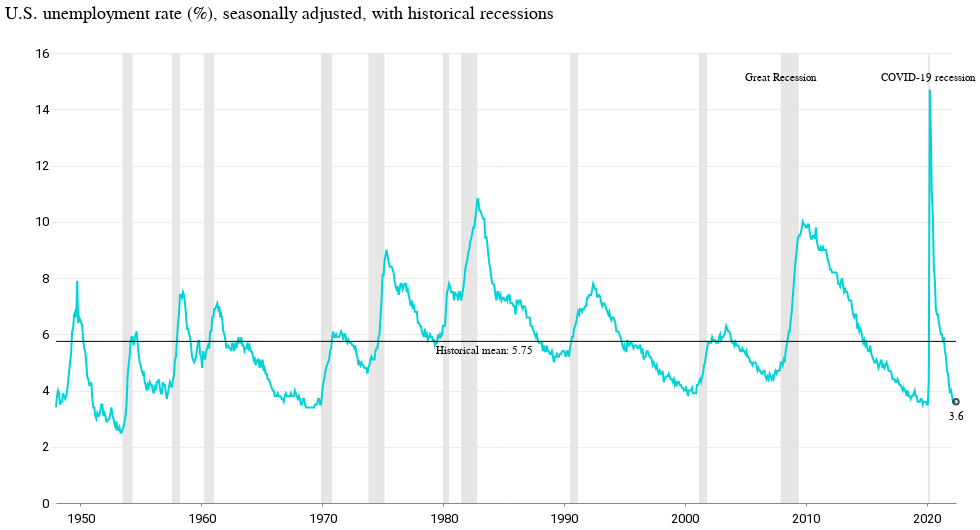

The notebook cell saved with this chart:
### Markdown cell above
## Chart

### Code cell
line = (
    alt.Chart(unemploy_rate_all)
    .mark_line(size=2)
    .encode(
        x=alt.X("date:T", axis=alt.Axis(tickCount=7), title=""),
        y=alt.Y("value:Q", axis=alt.Axis(tickCount=7), title=" "),
    )
)

rule = alt.Chart(unemploy_rate_all).mark_rule(color="black").encode(y="mean(value):Q")

text = rule.mark_text(align="left", baseline="middle", dy=10, dx=-70).encode(
    text="text"
)

rect = (
    alt.Chart(wiki_slim[4:])
    .mark_rect(color="#e6e6e6")
    .encode(
        x="start:T",
        x2="end:T",
    )
)

rect_label = (
    alt.Chart(wiki_slim_labels)
    .mark_text(dy=-200, color="black")
    .encode(
        x=alt.X("start"),
        text=alt.Text("name"),
    )
)

label = (
    alt.Chart(unemploy_rate_all.query("date == date.max()"))
    .mark_text(dy=15, color="black")
    .encode(
        x=alt.X("date", title="", axis=alt.Axis(tickCount=7, format="%Y")),
        y=alt.Y("value", axis=alt.Axis(tickCount=6), title=" "),
        text=alt.Text("value:Q"),
    )
)

points = (
    alt.Chart(unemploy_rate_all.query("date == date.max()"))
    .mark_point(color="black")
    .encode(
        x=alt.X("date", title="", axis=alt.Axis(tickCount=7, format="%Y")),
        y=alt.Y("value"),
    )
)

(rect + line + rule + text + label + points + rect_label).properties(
    width=900,
    title="U.S. unemployment rate (%), seasonally adjusted, with historical recessions",
)

### Figure 1 — Vega-Lite specification as saved in the notebook (floating-point values rounded to 4 significant figures; data arrays with more than 128 entries replaced by an {"elided": "..."} marker saying what was removed)
{"config": {"view": {"width": 800, "height": 450, "strokeOpacity": 0}, "background": "#ffffff", "title": {"anchor": "start", "font": "Summit Sans", "fontColor": "palette[\"black\"]", "fontSize": 18, "fontWeight": "normal"}, "arc": {"fill": "#00d4d8"}, "area": {"fill": "#00d4d8"}, "line": {"stroke": "#00d4d8", "strokeWidth": 3}, "path": {"stroke": "#00d4d8"}, "rect": {"fill": "#00d4d8"}, "shape": {"stroke": "#00d4d8"}, "bar": {"fill": "#00d4d8"}, "point": {"stroke": "#00d4d8"}, "symbol": {"fill": "#00d4d8", "size": 30}, "axis": {"titleFont": "Roboto", "titleFontSize": 15, "titleFontWeight": "normal", "labelFont": "Roboto, sans", "labelFontSize": 13, "labelFontWeight": "normal"}, "axisX": {"labelAngle": 0, "labelPadding": 6, "tickSize": 3, "grid": false}, "axisY": {"labelBaseline": "middle", "maxExtent": 45, "minExtent": 45, "titleAlign": "left", "titleAngle": 0, "titleX": -45, "titleY": -11, "domainOpacity": 0, "gridWidth": 0.6, "gridColor": "#dddddd", "offset": 6, "tickSize": 0, "titleColor": "#767676"}, "legend": {"titleFont": "Roboto", "titleFontSize": 15, "titleFontWeight": "normal", "symbolType": "square", "labelFont": "Roboto, sans", "labelFontSize": 13}, "range": {"category": ["#005f66", "#e37e2d", "#d64a3b", "#76b0ef", "#c1bc40"], "diverging": ["#e68a4f", "#f4bb6a", "#f9e39c", "#dadfe2", "#a6b7c6", "#849eae"], "heatmap": ["#7ff6f6", "#00eeef", "#00d4d8", "#00abb2", "#00848b", "#fbf2c7", "#00363d"], "ordinal": ["#7ff6f6", "#00eeef", "#00d4d8", "#00abb2", "#00848b", "#fbf2c7", "#00363d"], "ramp": ["#7ff6f6", "#00eeef", "#00d4d8", "#00abb2", "#00848b", "#fbf2c7", "#00363d"]}}, "layer": [{"data": {"name": "data-e4b0c1240c00e2826775938a10649a23"}, "mark": {"type": "rect", "color": "#e6e6e6"}, "encoding": {"x": {"field": "start", "type": "temporal"}, "x2": {"field": "end"}}}, {"data": {"name": "data-0ebe29cdb7d62ae16729f9676ba0e14b"}, "mark": {"type": "line", "size": 2}, "encoding": {"x": {"axis": {"tickCount": 7}, "field": "date", "title": "", "type": "temporal"}, "y": {"axis": {"tickCount": 7}, "field": "value", "title": " ", "type": "quantitative"}}}, {"data": {"name": "data-0ebe29cdb7d62ae16729f9676ba0e14b"}, "mark": {"type": "rule", "color": "black"}, "encoding": {"y": {"aggregate": "mean", "field": "value", "type": "quantitative"}}}, {"data": {"name": "data-0ebe29cdb7d62ae16729f9676ba0e14b"}, "mark": {"type": "text", "align": "left", "baseline": "middle", "dx": -70, "dy": 10}, "encoding": {"text": {"field": "text", "type": "nominal"}, "y": {"aggregate": "mean", "field": "value", "type": "quantitative"}}}, {"data": {"name": "data-c2d8d6729764dbb4949ac73cc83f3345"}, "mark": {"type": "text", "color": "black", "dy": 15}, "encoding": {"text": {"field": "value", "type": "quantitative"}, "x": {"axis": {"format": "%Y", "tickCount": 7}, "field": "date", "title": "", "type": "temporal"}, "y": {"axis": {"tickCount": 6}, "field": "value", "title": " ", "type": "quantitative"}}}, {"data": {"name": "data-c2d8d6729764dbb4949ac73cc83f3345"}, "mark": {"type": "point", "color": "black"}, "encoding": {"x": {"axis": {"format": "%Y", "tickCount": 7}, "field": "date", "title": "", "type": "temporal"}, "y": {"field": "value", "type": "quantitative"}}}, {"data": {"name": "data-6e9aa447b20970b045af13bd56498bf4"}, "mark": {"type": "text", "color": "black", "dy": -200}, "encoding": {"text": {"field": "name", "type": "nominal"}, "x": {"field": "start", "type": "temporal"}}}], "title": "U.S. unemployment rate (%), seasonally adjusted, with historical recessions", "width": 900, "$schema": "https://vega.github.io/schema/vega-lite/v4.17.0.json", "datasets": {"data-e4b0c1240c00e2826775938a10649a23": [{"name": "Recession of 1953", "gdp_decline": -2.6, "start": "1953-07-01T00:00:00", "end": "1954-05-01T00:00:00", "start_year": 1953, "type": "Recessions", "gdp_decline_pos": 2.6}, {"name": "Recession of 1958", "gdp_decline": -3.7, "start": "1957-08-01T00:00:00", "end": "1958-04-01T00:00:00", "start_year": 1957, "type": "Recessions", "gdp_decline_pos": 3.7}, {"name": "Recession of 1960–61", "gdp_decline": -1.6, "start": "1960-04-01T00:00:00", "end": "1961-02-01T00:00:00", "start_year": 1960, "type": "Recessions", "gdp_decline_pos": 1.6}, {"name": "Recession of 1969–70", "gdp_decline": -0.6, "start": "1969-12-01T00:00:00", "end": "1970-11-01T00:00:00", "start_year": 1969, "type": "Recessions", "gdp_decline_pos": 0.6}, {"name": "1973–75 recession", "gdp_decline": -3.2, "start": "1973-11-01T00:00:00", "end": "1975-03-01T00:00:00", "start_year": 1973, "type": "Recessions", "gdp_decline_pos": 3.2}, {"name": "1980 recession", "gdp_decline": -2.2, "start": "1980-01-01T00:00:00", "end": "1980-07-01T00:00:00", "start_year": 1980, "type": "Recessions", "gdp_decline_pos": 2.2}, {"name": "1981–1982 recession", "gdp_decline": -2.7, "start": "1981-07-01T00:00:00", "end": "1982-11-01T00:00:00", "start_year": 1981, "type": "Recessions", "gdp_decline_pos": 2.7}, {"name": "Early 1990s recession", "gdp_decline": -1.4, "start": "1990-07-01T00:00:00", "end": "1991-03-01T00:00:00", "start_year": 1990, "type": "Recessions", "gdp_decline_pos": 1.4}, {"name": "Early 2000s recession", "gdp_decline": -0.3, "start": "2001-03-01T00:00:00", "end": "2001-11-01T00:00:00", "start_year": 2001, "type": "Recessions", "gdp_decline_pos": 0.3}, {"name": "Great Recession", "gdp_decline": -5.1, "start": "2007-12-01T00:00:00", "end": "2009-06-01T00:00:00", "start_year": 2007, "type": "Recessions", "gdp_decline_pos": 5.1}, {"name": "COVID-19 recession", "gdp_decline": -19.2, "start": "2020-02-01T00:00:00", "end": "2020-04-01T00:00:00", "start_year": 2020, "type": "Recessions", "gdp_decline_pos": 19.2}], "data-0ebe29cdb7d62ae16729f9676ba0e14b": {"elided": "894 records"}, "data-c2d8d6729764dbb4949ac73cc83f3345": [{"date": "2022-06-01T00:00:00", "value": 3.6, "text": "Historical mean: 5.75"}], "data-6e9aa447b20970b045af13bd56498bf4": [{"name": "Great Recession", "gdp_decline": -5.1, "start": "2007-12-01T00:00:00", "end": "2009-06-01T00:00:00", "start_year": 2007, "type": "Recessions", "gdp_decline_pos": 5.1}, {"name": "COVID-19 recession", "gdp_decline": -19.2, "start": "2020-02-01T00:00:00", "end": "2020-04-01T00:00:00", "start_year": 2020, "type": "Recessions", "gdp_decline_pos": 19.2}]}}
